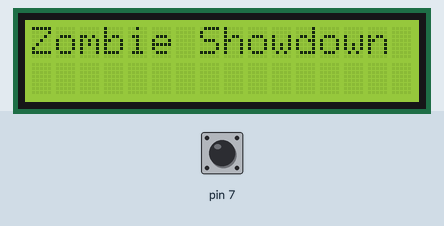
Simulated run of this sketch. Board: Arduino Uno, built with avr-gcc and run on an emulated ATmega328P. Shown: 16×2 character LCD. The test bench sets the inputs (shaded band); at power-on: pin 7 LOW. Random numbers use the default seed unless the sketch sets one.

Above: at 1.2 s.
1.3 s: pin 7 pulled HIGH for 0.15 s
At 2.8 s:
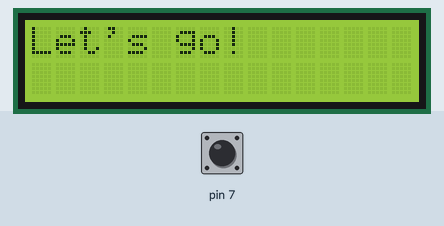
4.4 s: pin 7 pulled HIGH for 3.2 s
At 8.0 s:
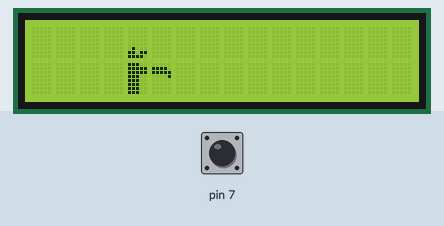
At 20.0 s:
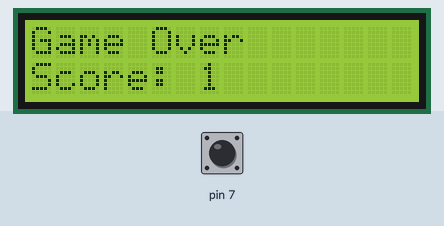
Timing chart, 0 to 20.6 s (numbered marks = the images above; inputs shaded):
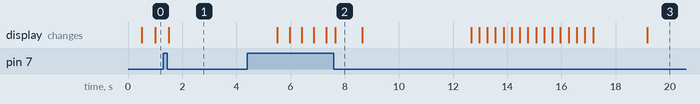

Measured:
- what the display in image 2 shows lasts 1.0 s, from 7.7 s to 8.7 s

The sketch:

Zombie.ino
```cpp
/*
  Zombie Showdown
  By Markus Ulfberg 2010-01-12

  'Graphics' ;) added by Bart Lammers 2010-01-22

  More Arduino stuff and future updates of Zombie Showdown at:
  http://genericnerd.blogspot.com

  Description:
    A small game using an 16x2 LCD and a pushbutton.
    The game presents a start screen and awaits player input.
    If the player presses the button the game starts.

    After a random number of milliseconds a Zombie will
    appear. It will have a random strenght of 1-5.
    The strenght of the Zombie is equal to how many
    buttonpresses it takes to kill it.

    If the player fails to kill the Zombie within a random
    timeframe the Zombie will kill the player.

    If the player manages to kill the Zombie the game will
    continue and a new Zombie will soon attack.

    When the player dies a Game Over screen is presented
    also displaying the score of the player.

    There is no "beating" this game since in the Zombie apocalypse
    eventually everyone will die.

  Planned expansion:
    1. Use a vibrator to signal Zombie attack.
    2. Use randomizer to make

  Credits:
    This game uses example code from
    Debounce and the LiquidCrystal library.

*/


// include the library code:
#include <LiquidCrystal.h>


// initialize the library with the numbers of the interface pins
//LiquidCrystal lcd(8, 9, 4, 5, 6, 7);
LiquidCrystal lcd(6, 10, 9, 14, 15, 16);

// Set the text strings used in the game
char* gameText[]={"Zombie Showdown",// 0 Title
                  "Kill to Start",  // 1
                  "Let's go!",      // 2
                  "Zombie!!!",      // 3
                  "You killed it.", // 4
                  "You are dead.",  // 5
                  "Game Over",      // 6
                  "Score: "         // 7
                  };

// Custom characters for the zombie graphics
byte zombie_head[8] = {
  B00000,
  B00110,
  B01111,
  B11101,
  B11111,
  B11100,
  B11011,
  B11110,
};

byte zombie_body[8] = {
  B11100,
  B11111,
  B11111,
  B11100,
  B11100,
  B11100,
  B11100,
  B11100,
};
byte zombie_arm[8] = {
  B00000,
  B11110,
  B11111,
  B00001,
  B00000,
  B00000,
  B00000,
  B00000,
};

byte zombie_head_expl[8] = {
  B00000,
  B00000,
  B00000,
  B00000,
  B00000,
  B01000,
  B11011,
  B11110,
};

// Button variables
//const int buttonPin = 2;

// Two values for debounceing
int buttonState;
int lastButtonState = LOW;

// the following variables are long's because the time, measured in miliseconds,
// will quickly become a bigger number than can be stored in an int.
long lastDebounceTime = 0;  // the last time the output pin was toggled
long debounceDelay = 50;    // the debounce time; increase if the output flickers

// Stores value of button 1 = pressed 0 = released
int buttonPress = 0;

// Title screen blink variables
long lastBlinkTime = 0;
long blinkDelay = 500;
int blinkState = 0;

// Gameplay variables

// Zombie health a random number between 1 and 5
int zombie;

// Time since last zombie apperance
long lastZombieTime = 0;

// Randomizes between each zombie
// Timer for next zombie apperance
// a random number between 200 ms and 20 000 ms
long zombieDelay;

// Randomizes between each zombie
// Countdown timer for zombie bite
// a random number between 2 000 ms and 7 000 ms
long zombieBite;

// Status of zombie apperance 1 = zombie 0 = no zombie
int zombieState = 0;

// Total steps the zombie can take
int zombieSteps = 15;
int zombiePosition = 0;
int zombieLastPosition = 0;
int zombieSpeed = 0;

// Status of player 1 = alive 0 = dead
int playerAlive = 1;

// gameRun sets start screen or runs the game
int gameRun = 0;

// Score
int score = 0;

void setup() {

  // set up the LCD's number of rows and columns:
  lcd.begin(16, 2);

  // DEBUG ONLY
  Serial.begin(9600);

  // Set up the button
  pinMode(7, INPUT);
  //buttonState = digitalRead(buttonPin);
  //buttonState = (analogRead(A0) < 1000);
  buttonState = digitalRead(7);
  // Use unconnected analog input pin
  // to generate a random seed for the random generator
  randomSeed(analogRead(0)/2);

  // Generate zombie characters
  lcd.createChar(0, zombie_head);
  lcd.createChar(1, zombie_body);
  lcd.createChar(2, zombie_arm);
  lcd.createChar(3, zombie_head_expl);

  // The timeframe where a new Zombie appears
  // this first Zombie will have a shorter random time frame
  zombieDelay = random(200,10000);

  // The timeframe for the first zombie bite
  zombieBite = random(2000,7000);
  setZombieSpeed();

}

void loop() {

  // Start sequence
  gameStart();

  // Gameplay
  gameExecute();

  // GameOver
  gameOver();

} // loop end

void gameStart() {

  while (gameRun == 0) {
    // Set the cursor
    lcd.setCursor(0,0);

    // print the name of the game
    lcd.print(gameText[0]);


    // Pause for blink
    if ((millis() - lastBlinkTime) > blinkDelay) {

      // If blinkState is OFF turn it ON
      if (blinkState == 0) {

        // Clear the LCD and set the cursor
        lcd.clear();

        // move the cursor down
        lcd.setCursor(0,1);
        // print the blinking text
        lcd.print(gameText[1]);

        // Set the cursor for non blinking text
        lcd.setCursor(0,0);

        // since blink cleared the whole LCD
        // we need print the name of the game again
        lcd.print(gameText[0]);

        // set blinkState to ON
        blinkState = 1;
      // If blinkState is OFF turn it ON
      } else {

        // Clear the LCD and set the cursor
        lcd.clear();


        // Set the cursor for non blinking text
        lcd.setCursor(0,0);

        // print the name of the game
        lcd.print(gameText[0]);

        // Set blink to OFF
        blinkState = 0;

      } // END: else

      // store the new blink time
      lastBlinkTime = millis();


    } // END: if ((millis() - lastBlinkTime) > blinkDelay)

    // Check if button is pressed
    if (button() == 1) {
      // If so start the game
      gameRun = 1;
      playerAlive = 1;

      // reset score
      score = 0;
    } // END: if (button() == 1)

  } // END: while game start
} // END: void gameStart

void gameExecute() {
  // check wether button is pushed to run game
  while (gameRun == 1) {
      lcd.clear();
      lcd.print(gameText[2]);
      // small delay to get ready
      delay(2000);

      // Check if a zombie is here
      if (zombieState == 1) {
        // tell the player that a zombie is here
        lcd.clear();
        // lcd.print(gameText[3]);
        // Put the zombie in position 0;
        drawZombie();

        // Set the strenght and speed of of the zombie
        zombie = random(1,5);

         // Resets the zombie timer
         // this one is for the speed of which the zombie attacks
         lastZombieTime = millis();

        // The action part
        while (zombie > 0) {
         // Find out where the zombie has to stand
         zombiePosition = ((millis() - lastZombieTime) / zombieSpeed);

         if (zombiePosition != zombieLastPosition) {
            // If it moved, redraw
            zombieLastPosition = zombiePosition;
            drawZombie();
         }

         /* // DEBUG
         Serial.print("Str: ");
         Serial.print(zombie, DEC);
         Serial.print(" Time: ");
         Serial.print(zombieBite);
         Serial.print(" Bite: ");
         Serial.println((millis() - lastZombieTime));
         */ // END: DEBUG

         // Check if button is pressed
         if (button() == 1) {
           // If so remove 1 health from zombie
           zombie--;
         }

         // check if the zombie bites
         if ((millis() - lastZombieTime) > zombieBite) {

           // player is bitten and killed
           // Print information on death
           lcd.clear();
           lcd.print(gameText[5]);
           delay(2000);

           // Make sure all loops are exited
           gameRun = 0;
           zombie = 0;
         }

       } // END: while zombie > 0

       // Add score, first check if the zombie was killed or
       // it was the player who died and zombie was just reset
       if (gameRun == 1) {
         // The zombie was killed
         zombieState = 0;
         // Add to the players score
         score++;
         //lcd.clear();
         // Print information of kill
         //lcd.print(gameText[4]);
         lcd.setCursor(zombiePosition,0);
         lcd.write(3);
         // Pause for a while
         delay(1000);
       }

     } else { // END: if Zombie State and Start else

       // zombieState is 0 check if enough time
       // has passed since last zombie
       if ((millis() - lastZombieTime) > zombieDelay) {
         // A new zombie is here
         zombieState = 1;
         // reset random zombieDelay
         zombieDelay = random(200,2000);

         // reset random zombieBite time;
         zombieBite = random(2000,7000);
         setZombieSpeed();

         // reset position
         zombiePosition = 0;
         zombieLastPosition = 0;

       } // END: if ((millis() - lastZombieTime) > zombieDelay)

     } // END: else

  }  // END: while game run

} // END: gameExecute

// Calculate the zombie speed, how many ms per step?
void setZombieSpeed() {
  zombieSpeed = zombieBite / zombieSteps;
}

// Draw the zombie on the screen in the correct position
void drawZombie() {
 lcd.clear();
 lcd.setCursor(zombiePosition,0);
 lcd.write(byte(0));
 lcd.setCursor(zombiePosition,1);
 lcd.write(1);
 lcd.setCursor(zombiePosition+1,1);
 lcd.write(2);
}

int button() {
  // read the state of the switch into a local variable:
  //int reading = (analogRead(A0) < 1000);
    int reading = digitalRead(7);
  // check to see if you just pressed the button
  // (i.e. the input went from LOW to HIGH),  and you've waited
  // long enough since the last press to ignore any noise:

  // If the switch changed, due to noise or pressing:
  if (reading != lastButtonState) {
    // reset the debouncing timer
    lastDebounceTime = millis();
  }

  if ((millis() - lastDebounceTime) > debounceDelay) {
    // whatever the reading is at, it's been there for longer
    // than the debounce delay, so take it as the actual current state:
    buttonState = reading;

    // If button is pressed down
    if (buttonState == HIGH) {
      // store the state of the button
      buttonPress = 1;
    }
    // If button is up ...
    if (buttonState == LOW) {
      // ... and was just down i.e released
      if (buttonPress == 1) {
        // Store the new state of the button
        buttonPress = 0;

        // also save the reading since we terminate in the next step
        lastButtonState = reading;

        // Terminate the button() function and return
        // a positive button press
        return 1;
      }
    } // END: If buttonState == LOW
  } // END: If millis...

  // save the reading.  Next time through the loop,
  // it'll be the lastButtonState:
  lastButtonState = reading;

} // END: void button()

void gameOver() {
  lcd.clear();
  lcd.setCursor(0,0);
  // Print Game Over
  lcd.print(gameText[6]);
  lcd.setCursor(0,1);
  // Print Score
  lcd.print(gameText[7]);
  lcd.print(score);
  // Pause for a while
  delay(4000);

}
```
